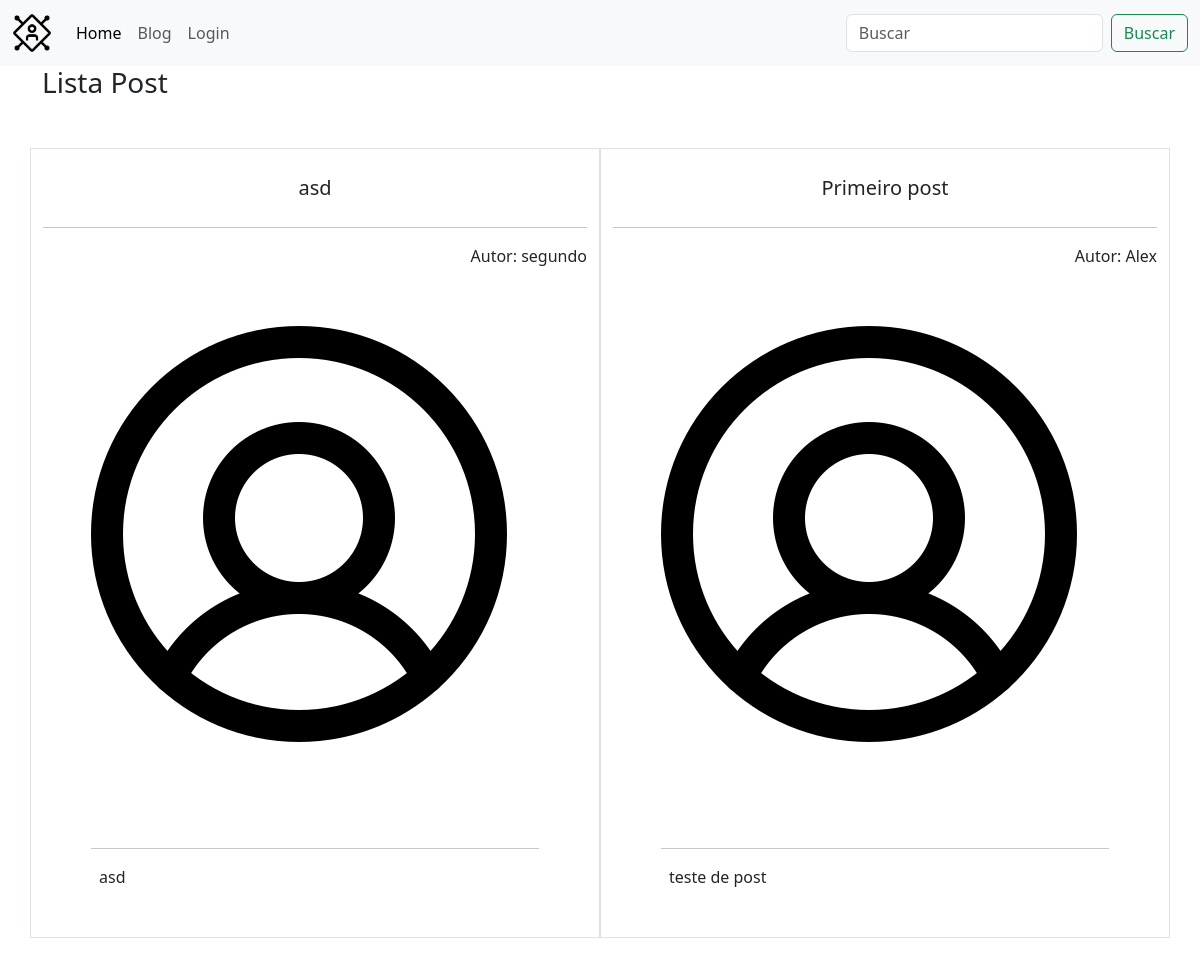
The app's page /listaPosts, older data.
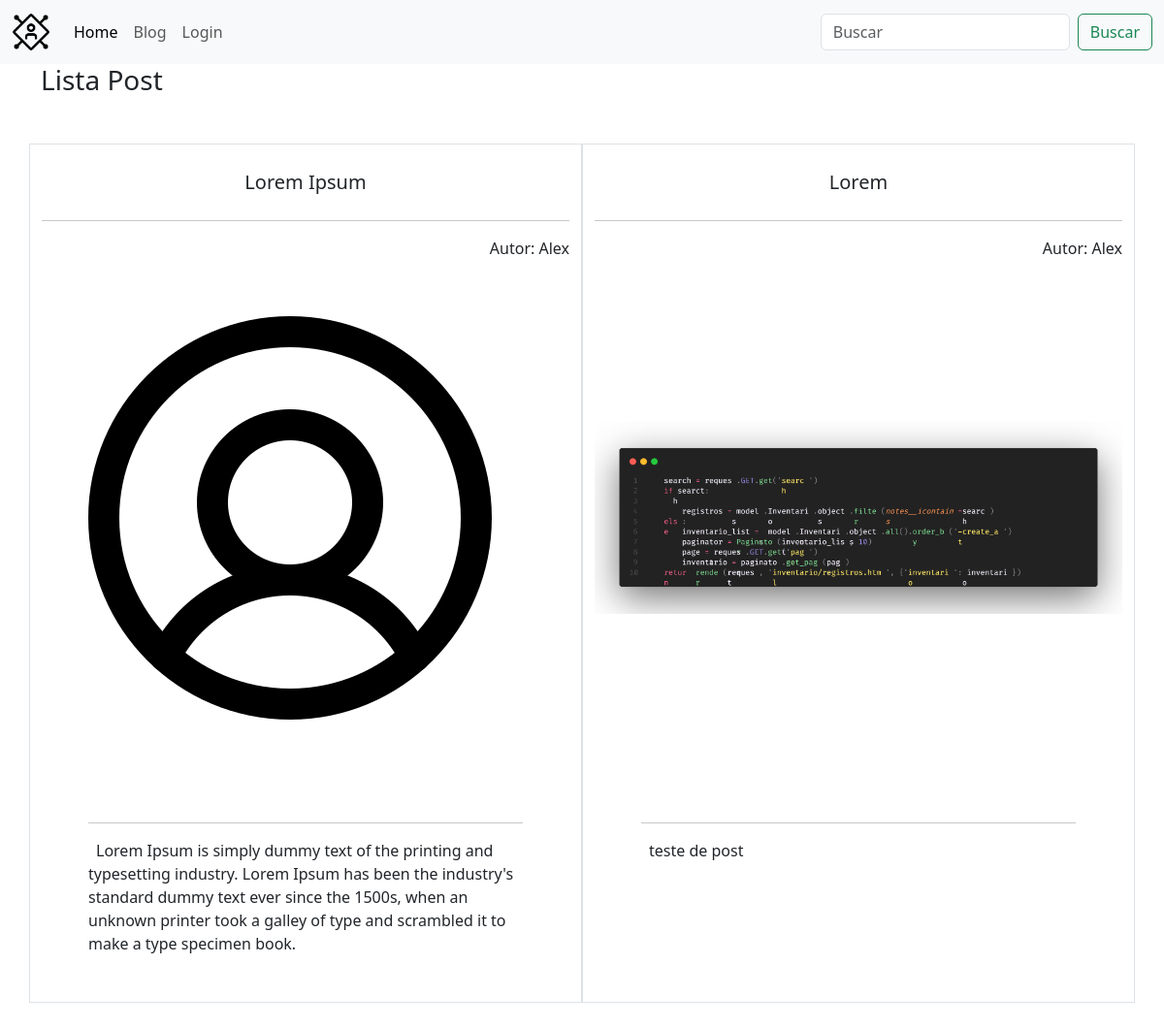
The same page, newer data.
### blog/models.py (models this page shows, shortened)
class Post(models.Model):
    autor = models.CharField(max_length = 100)
    titulo = models.CharField(max_length = 100)
    resumo = models.CharField(max_length = 250)
    conteudo = models.TextField()
    imagem = models.ImageField(upload_to='imagens/')

### blog/views.py (the view)
# urls.py: path('listaPosts', views.listaPosts, name="listaPosts"),
def listaPosts(request):
    search = request.GET.get('search')
    if search:
        lista = Post.objects.filter(titulo__icontains=search)
        return render(request, 'listaPosts.html',{'lista':lista})
    else:
        lista = Post.objects.order_by('-id').all()
        return render(request, 'listaPosts.html',{'lista':lista})

### blog/templates/listaPosts.html
{% extends 'base.html' %}
{% block conteudo %}
<h3>Lista Post</h3>
<div class="row my-5">
    {% for post in lista %}
    <div class="col-6 border">
        <div>
            <a href="{% url 'detalhePost' id=post.id %}" class="fs-5 nav-link text-center my-4">{{post.titulo}}</a>
            <hr>
        </div>
        <div><p class="text-end">Autor: {{post.autor}}</p></div>
        <div class="imagemPostLista d-flex align-items-center">
            <a href="{% url 'detalhePost' id=post.id %}"><img src="{{post.imagem.url}}" alt="Imagem do post {{post.titulo}} escrito por {{post.autor}}" class="w-100 img-fluid"></a>
        </div>
        <div class="p-5">
            <hr>
            <span class="p-2">{{post.resumo}}</span>
        </div>
    </div>
    {% endfor %}
</div>
{% endblock %}

### blog/templates/base.html (shortened to what this page needs)
{% load static %}
<!DOCTYPE html>
<html lang="pt-BR">
<head>
    <link rel="stylesheet" href="{% static 'css/style.css' %}">
    <link href="https://cdn.jsdelivr.net/npm/bootstrap@5.3.2/dist/css/bootstrap.min.css" rel="stylesheet">
</head>
<body>
{% include 'navbar.html' %}
    <div class="container">
        {% block conteudo %}{% endblock %}
    </div>
</body>
</html>

### blog/templates/navbar.html (shortened to what this page needs)
{% load static %}
<nav class="navbar navbar-expand-lg bg-body-tertiary">
  <div class="container-fluid">
    <a class="navbar-brand" href="{% url 'home' %}"><img class="imgLogo" src="{% static 'imagens/logo.png' %}"
        alt=""></a>
    <div class="collapse navbar-collapse" id="navbarSupportedContent">
      <ul class="navbar-nav me-auto mb-2 mb-lg-0">
        <li class="nav-item">
          <a class="nav-link active" aria-current="page" href="{% url 'home' %}">Home</a>
        </li>
        <li class="nav-item">
          <a class="nav-link" href="{% url 'listaPosts' %}">Blog</a>
        </li>
        {% if user.is_authenticated %}
        <li class="nav-item">
          <a class="nav-link"  href="{% url 'logout' %}">Logout</a>
        </li>
        <li>
          <a class="nav-link"  href="{% url 'admin:index' %}">Painel</a>
        </li>
          {% else %}
          <li>
            <a class="nav-link"  href="{% url 'login' %}">Login</a>
          </li>
          {% endif %}
      </ul>
      <h1 class="h5 me-5 text-light">Blog Turma</h1>
      <form class="d-flex" role="search" method="get">
        <input class="form-control me-2" name="search" type="search" placeholder="Buscar" aria-label="Search">
        <button class="btn btn-outline-success" type="submit">Buscar</button>
      </form>
    </div>
  </div>
</nav>

### static/css/style.css (style rules this page uses)
.imgLogo { width: 40px; }
.imagemPostLista { height: 500px; }

Row changes from the older to the newer data that the page shows:
changed Post: titulo "asd" → "Lorem Ipsum"; autor "segundo" → "Alex"; resumo "asd" → "Lorem Ipsum is simply dummy text of the printing and typesetting industry. Lorem Ipsum has been the industry's standard dummy text ever since the 1500s, when an unknown printer took a galley of type and scrambled it to make a type specimen book."
changed Post "teste de post": titulo "Primeiro post" → "Lorem"; imagem: a different picture
